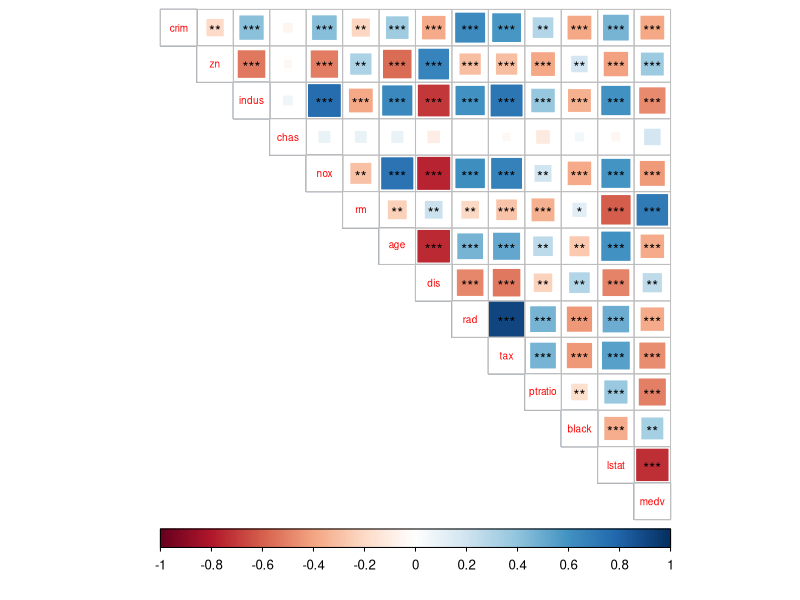
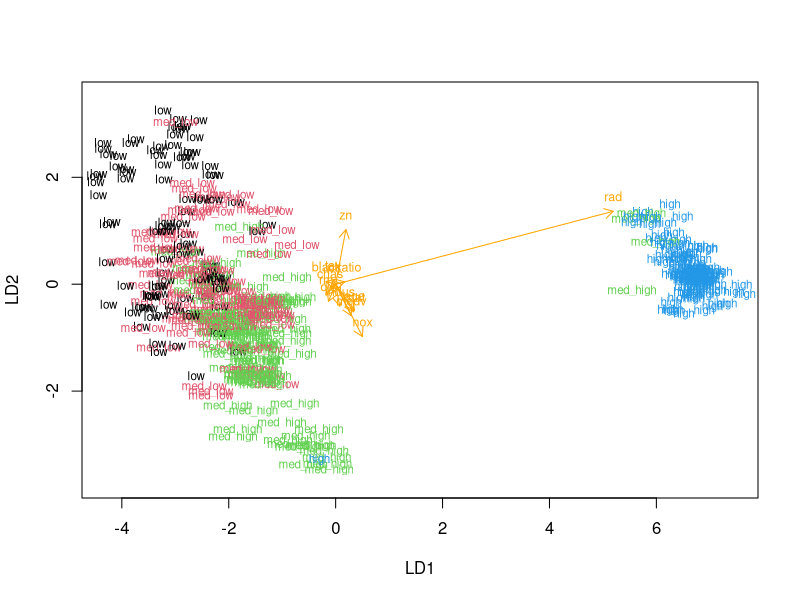
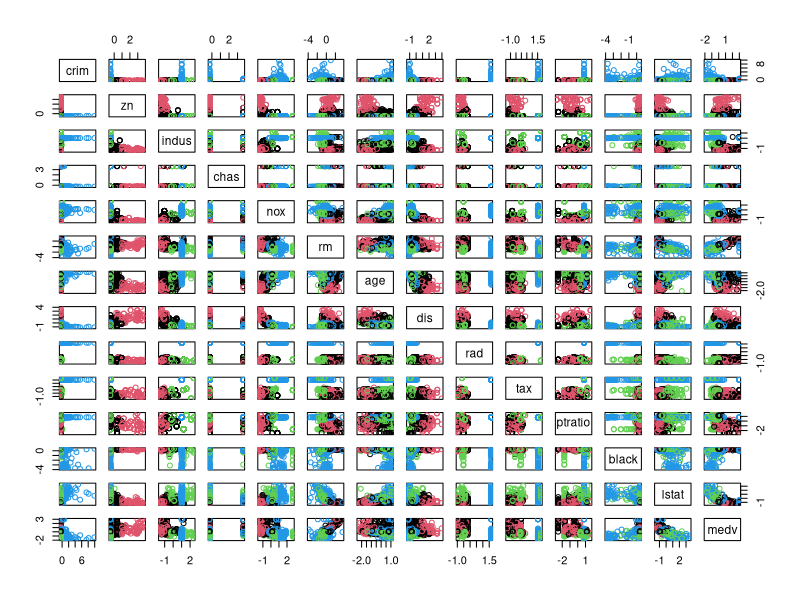
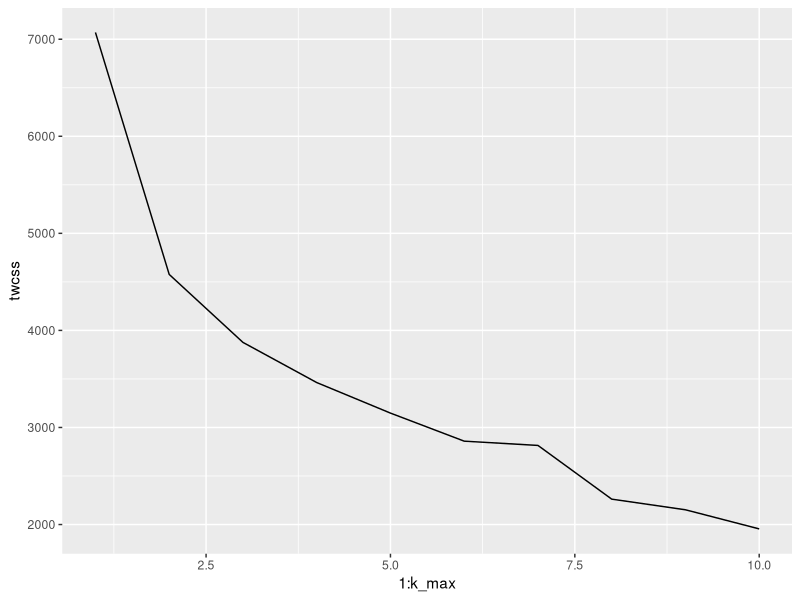
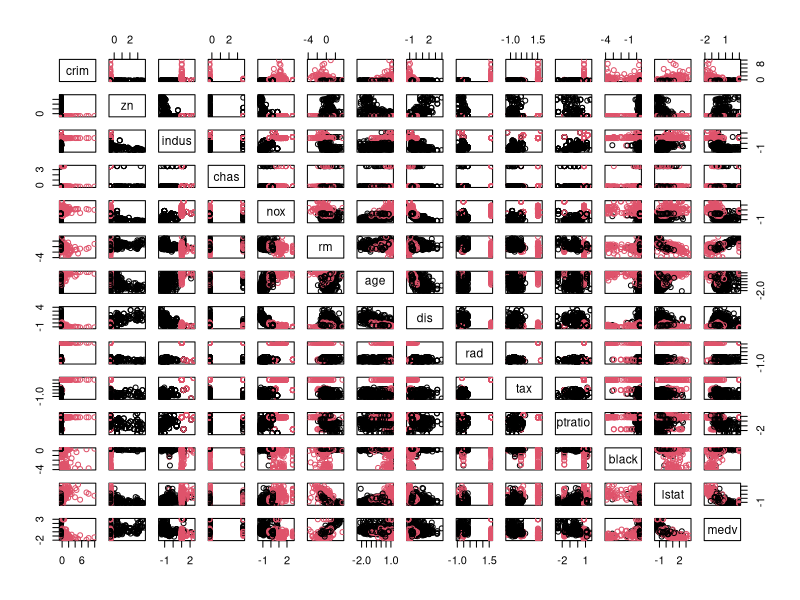
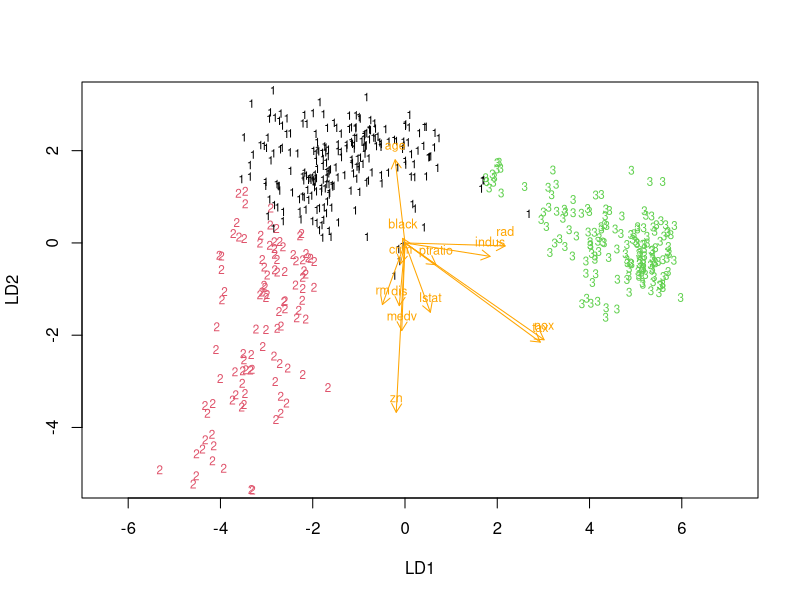

These figures' R source, in order:
## ---- chunk 1
library(MASS)
library(dplyr)
library(tidyr)
library(corrplot)
library(ggplot2)

data("Boston")

# structure and dimensions of the data
glimpse(Boston)

# summaries of variables
summary(Boston)

# graphical overview

cor_matrix<-cor(Boston) %>% round(digits = 2)

## measuring statistical significance of correlation coefficients
testRes <- cor.mtest(cor_matrix, conf.level = 0.95)

## plotting with significant level stars
corrplot(cor_matrix, p.mat = testRes$p, method="square", type="upper", cl.pos="b", tl.pos="d", tl.cex = 0.6, sig.level = c(0.001, 0.01, 0.05), pch.cex = 0.9, insig = 'label_sig', pch.col = 'black')

## ---- chunk 2
# centering and standardizing variables
boston_scaled <- scale(Boston)

boston_scaled <- as.data.frame(boston_scaled)

summary(boston_scaled)

## ---- chunk 3
# creating a quantile vector
bins <- quantile(boston_scaled$crim)

# creating a categorical variable 'crime'
values <- c("low", "med_low", "med_high", "high")
crime <- cut(boston_scaled$crim, breaks = bins, label = values, include.lowest = TRUE)

# removing original crim from the dataset
boston_scaled <- dplyr::select(boston_scaled, -crim)

# adding the new categorical value to scaled data
boston_scaled <- data.frame(boston_scaled, crime)

summary(boston_scaled$crime)

## ---- chunk 4
# number of rows in the Boston data set 
n <- nrow(boston_scaled)

# selecting randomly 80% of the rows
ind <- sample(n,  size = n * 0.8)

# train set
train <- boston_scaled[ind,]

# test set 
test <- boston_scaled[-ind,]

# saving the correct classes from test data
correct_classes <- test$crime

# removing the crime variable from test data
test <- dplyr::select(test, -crime)
## ---- chunk 5

lda.fit <- lda(crime ~ ., data = train)

# the function for lda biplot arrows
lda.arrows <- function(x, myscale = 1, arrow_heads = 0.1, color = "orange", tex = 0.75, choices = c(1,2)){
  heads <- coef(x)
  arrows(x0 = 0, y0 = 0, 
         x1 = myscale * heads[,choices[1]], 
         y1 = myscale * heads[,choices[2]], col=color, length = arrow_heads)
  text(myscale * heads[,choices], labels = row.names(heads), 
       cex = tex, col=color, pos=3)
}

# target classes as numeric
classes <- as.numeric(train$crime)

# plotting the lda results
plot(lda.fit, dimen = 2, col = classes, pch = classes)
lda.arrows(lda.fit, myscale = 1.5)
## ---- chunk 6
lda.pred <- predict(lda.fit, newdata = test)

table(correct = correct_classes, predicted = lda.pred$class)

## ---- chunk 7
# reloading data
data("Boston")

# scaling
Boston_scaled <- scale(Boston)

Boston_scaled <- as.data.frame(Boston_scaled)

## ---- chunk 8
# Euclidean distance
dist_eu <- dist(Boston_scaled)

# Manhattan distance
dist_man <- dist(Boston_scaled, method = "manhattan")

# summaries
summary(dist_eu)
summary(dist_man)

## ---- chunk 9
km <-kmeans(Boston_scaled, centers = 4)

pairs(Boston_scaled, col = km$cluster)

## ---- chunk 10
set.seed(123)

# determine the number of clusters
k_max <- 10

# calculate the total within sum of squares
twcss <- sapply(1:k_max, function(k){kmeans(Boston_scaled, k)$tot.withinss})

# visualize the results
qplot(x = 1:k_max, y = twcss, geom = 'line')

# k-means clustering
km <-kmeans(Boston_scaled, centers = 2)

# plot the Boston dataset with clusters
pairs(Boston_scaled, col = km$cluster)
## ---- chunk 11
# reloading data
data("Boston")

# scaling
boston_scale <- scale(Boston)
boston_scale <- as.data.frame(boston_scale)

# somehow knitting doesn't work with this varible
boston_scale <- dplyr::select(boston_scale, -chas)

# running K-means algorithm
km <-kmeans(boston_scale, centers = 3)

# adding new clusters as target variable
clusters <- as.factor(km$cluster)

boston_scale <- mutate(boston_scale, clusters = clusters)

# running LDA
lda.fit2 <- lda(clusters ~ ., data = boston_scale)

# plotting the lda results
class <- as.numeric(boston_scale$clusters)

plot(lda.fit2, dimen = 2, col = class, pch = class)
lda.arrows(lda.fit2, myscale = 3)

